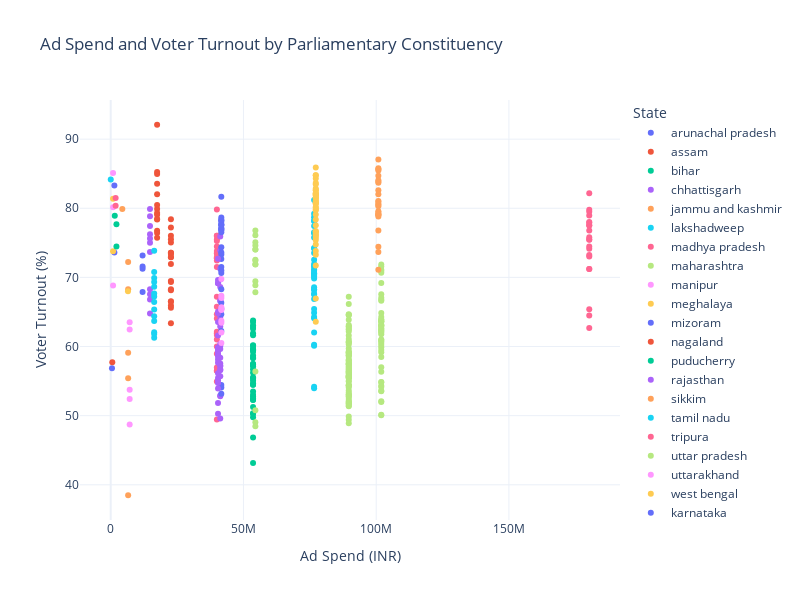

Notebook code for this chart:
### Code cell
fig = px.scatter(merged_constituency_data, x='Amount spent (INR)', y='Polled (%)',
                 color='State',
                 labels={'Amount spent (INR)': 'Ad Spend (INR)', 'Polled (%)': 'Voter Turnout (%)'},
                 title='Ad Spend and Voter Turnout by Parliamentary Constituency')

fig.update_layout(width=800, height=600)

fig.show()

### Figure 1 — Plotly figure (JSON) as saved in the notebook; plotly's stock layout.template omitted (floating-point values rounded to 4 significant figures)
{"data": [{"hovertemplate": "State=arunachal pradesh<br>Ad Spend (INR)=%{x}<br>Voter Turnout (%)=%{y}<extra></extra>", "legendgroup": "arunachal pradesh", "marker": {"color": "#636efa", "symbol": "circle"}, "mode": "markers", "name": "arunachal pradesh", "orientation": "v", "showlegend": true, "type": "scatter", "x": [1385654, 1385654], "xaxis": "x", "y": [83.31, 73.6], "yaxis": "y"}, {"hovertemplate": "State=assam<br>Ad Spend (INR)=%{x}<br>Voter Turnout (%)=%{y}<extra></extra>", "legendgroup": "assam", "marker": {"color": "#EF553B", "symbol": "circle"}, "mode": "markers", "name": "assam", "orientation": "v", "showlegend": true, "type": "scatter", "x": [17478091, 17478091, 17478091, 17478091, 17478091, 17478091, 17478091, 17478091, 17478091, 17478091, 17478091, 17478091, 17478091, 17478091], "xaxis": "x", "y": [76.75, 79.89, 79.33, 76.42, 78.46, 82.01, 75.74, 80.48, 84.97, 79.05, 85.24, 92.08, 78.39, 83.55], "yaxis": "y"}, {"hovertemplate": "State=bihar<br>Ad Spend (INR)=%{x}<br>Voter Turnout (%)=%{y}<extra></extra>", "legendgroup": "bihar", "marker": {"color": "#00cc96", "symbol": "circle"}, "mode": "markers", "name": "bihar", "orientation": "v", "showlegend": true, "type": "scatter", "x": [53619242, 53619242, 53619242, 53619242, 53619242, 53619242, 53619242, 53619242, 53619242, 53619242, 53619242, 53619242, 53619242, 53619242, 53619242, 53619242, 53619242, 53619242, 53619242, 53619242, 53619242, 53619242, 53619242, 53619242, 53619242, 53619242, 53619242, 53619242, 53619242, 53619242, 53619242, 53619242, 53619242, 53619242, 53619242, 53619242, 53619242, 53619242, 53619242, 53619242], "xaxis": "x", "y": [50.35, 52.76, 51.25, 43.17, 54.48, 53.5, 63.76, 62.84, 63.08, 61.93, 54.48, 57.52, 58.29, 63.55, 58.7, 57.37, 55.55, 60.11, 59.59, 58.43, 53.04, 59.47, 56.73, 56.21, 52.32, 52.27, 61.62, 59.68, 57.4, 52.49, 62.59, 60.19, 50.27, 55.39, 55.09, 54.68, 49.78, 59.24, 46.85, 57.16], "yaxis": "y"}, {"hovertemplate": "State=chhattisgarh<br>Ad Spend (INR)=%{x}<br>Voter Turnout (%)=%{y}<extra></extra>", "legendgroup": "chhattisgarh", "marker": {"color": "#ab63fa", "symbol": "circle"}, "mode": "markers", "name": "chhattisgarh", "orientation": "v", "showlegend": true, "type": "scatter", "x": [14803286, 14803286, 14803286, 14803286, 14803286, 14803286, 14803286, 14803286, 14803286, 14803286, 14803286], "xaxis": "x", "y": [68.29, 76.23, 75.02, 77.42, 64.77, 73.68, 67.56, 75.63, 78.85, 66.82, 79.89], "yaxis": "y"}, {"hovertemplate": "State=jammu and kashmir<br>Ad Spend (INR)=%{x}<br>Voter Turnout (%)=%{y}<extra></extra>", "legendgroup": "jammu and kashmir", "marker": {"color": "#FFA15A", "symbol": "circle"}, "mode": "markers", "name": "jammu and kashmir", "orientation": "v", "showlegend": true, "type": "scatter", "x": [6575061, 6575061, 6575061, 6575061, 6575061], "xaxis": "x", "y": [68.27, 72.22, 38.49, 59.1, 55.4], "yaxis": "y"}, {"hovertemplate": "State=lakshadweep<br>Ad Spend (INR)=%{x}<br>Voter Turnout (%)=%{y}<extra></extra>", "legendgroup": "lakshadweep", "marker": {"color": "#19d3f3", "symbol": "circle"}, "mode": "markers", "name": "lakshadweep", "orientation": "v", "showlegend": true, "type": "scatter", "x": [19847], "xaxis": "x", "y": [84.16], "yaxis": "y"}, {"hovertemplate": "State=madhya pradesh<br>Ad Spend (INR)=%{x}<br>Voter Turnout (%)=%{y}<extra></extra>", "legendgroup": "madhya pradesh", "marker": {"color": "#FF6692", "symbol": "circle"}, "mode": "markers", "name": "madhya pradesh", "orientation": "v", "showlegend": true, "type": "scatter", "x": [39992952, 39992952, 39992952, 39992952, 39992952, 39992952, 39992952, 39992952, 39992952, 39992952, 39992952, 39992952, 39992952, 39992952, 39992952, 39992952, 39992952, 39992952, 39992952, 39992952, 39992952, 39992952, 39992952, 39992952, 39992952, 39992952, 39992952, 39992952, 39992952], "xaxis": "x", "y": [73.45, 79.83, 61, 72.84, 64.68, 56.5, 56.48, 67.21, 56.97, 49.43, 61.94, 60, 73.53, 54.93, 64.06, 72.43, 62.13, 58.97, 76.04, 65.75, 74.48, 75.48, 72.76, 61.67, 71.52, 76.03, 75.27, 72.94, 73.82], "yaxis": "y"}, {"hovertemplate": "State=maharashtra<br>Ad Spend (INR)=%{x}<br>Voter Turnout (%)=%{y}<extra></extra>", "legendgroup": "maharashtra", "marker": {"color": "#B6E880", "symbol": "circle"}, "mode": "markers", "name": "maharashtra", "orientation": "v", "showlegend": true, "type": "scatter", "x": [101917091, 101917091, 101917091, 101917091, 101917091, 101917091, 101917091, 101917091, 101917091, 101917091, 101917091, 101917091, 101917091, 101917091, 101917091, 101917091, 101917091, 101917091, 101917091, 101917091, 101917091, 101917091, 101917091, 101917091, 101917091, 101917091, 101917091, 101917091, 101917091, 101917091, 101917091, 101917091, 101917091, 101917091, 101917091, 101917091, 101917091, 101917091, 101917091, 101917091, 101917091, 101917091, 101917091, 101917091, 101917091, 101917091, 101917091, 101917091], "xaxis": "x", "y": [67.04, 67.55, 71.88, 54.32, 61.01, 61.79, 63.67, 62.03, 63.54, 60.94, 62.26, 64.85, 62.87, 59.5, 71.11, 71.59, 62.59, 63.65, 63.88, 60.51, 62.52, 62.27, 63.16, 59.19, 66.61, 63.03, 70.92, 58.47, 69.18, 54.87, 70.68, 53.54, 64.28, 63.03, 54.16, 59.89, 60.21, 66.75, 50.12, 57.02, 51.98, 56.37, 54.84, 50.06, 53.6, 60.75, 63.91, 52.09], "yaxis": "y"}, {"hovertemplate": "State=manipur<br>Ad Spend (INR)=%{x}<br>Voter Turnout (%)=%{y}<extra></extra>", "legendgroup": "manipur", "marker": {"color": "#FF97FF", "symbol": "circle"}, "mode": "markers", "name": "manipur", "orientation": "v", "showlegend": true, "type": "scatter", "x": [889062, 889062, 889062], "xaxis": "x", "y": [80.15, 68.83, 85.11], "yaxis": "y"}, {"hovertemplate": "State=meghalaya<br>Ad Spend (INR)=%{x}<br>Voter Turnout (%)=%{y}<extra></extra>", "legendgroup": "meghalaya", "marker": {"color": "#FECB52", "symbol": "circle"}, "mode": "markers", "name": "meghalaya", "orientation": "v", "showlegend": true, "type": "scatter", "x": [884220, 884220], "xaxis": "x", "y": [73.78, 81.37], "yaxis": "y"}, {"hovertemplate": "State=mizoram<br>Ad Spend (INR)=%{x}<br>Voter Turnout (%)=%{y}<extra></extra>", "legendgroup": "mizoram", "marker": {"color": "#636efa", "symbol": "circle"}, "mode": "markers", "name": "mizoram", "orientation": "v", "showlegend": true, "type": "scatter", "x": [481052], "xaxis": "x", "y": [56.87], "yaxis": "y"}, {"hovertemplate": "State=nagaland<br>Ad Spend (INR)=%{x}<br>Voter Turnout (%)=%{y}<extra></extra>", "legendgroup": "nagaland", "marker": {"color": "#EF553B", "symbol": "circle"}, "mode": "markers", "name": "nagaland", "orientation": "v", "showlegend": true, "type": "scatter", "x": [599170], "xaxis": "x", "y": [57.72], "yaxis": "y"}, {"hovertemplate": "State=puducherry<br>Ad Spend (INR)=%{x}<br>Voter Turnout (%)=%{y}<extra></extra>", "legendgroup": "puducherry", "marker": {"color": "#00cc96", "symbol": "circle"}, "mode": "markers", "name": "puducherry", "orientation": "v", "showlegend": true, "type": "scatter", "x": [1535672], "xaxis": "x", "y": [78.9], "yaxis": "y"}, {"hovertemplate": "State=rajasthan<br>Ad Spend (INR)=%{x}<br>Voter Turnout (%)=%{y}<extra></extra>", "legendgroup": "rajasthan", "marker": {"color": "#ab63fa", "symbol": "circle"}, "mode": "markers", "name": "rajasthan", "orientation": "v", "showlegend": true, "type": "scatter", "x": [41268323, 41268323, 41268323, 41268323, 41268323, 41268323, 41268323, 41268323, 41268323, 41268323, 41268323, 41268323, 41268323, 41268323, 41268323, 41268323, 41268323, 41268323, 41268323, 41268323, 41268323, 41268323, 41268323, 41268323, 41268323], "xaxis": "x", "y": [60.07, 52.8, 54.11, 63.61, 55.72, 66.59, 63.38, 56.7, 52.93, 49.59, 57.23, 57.53, 59.66, 73.88, 75.93, 60.37, 68.61, 62.89, 69.71, 64.27, 71.26, 57.19, 58.39, 56.58, 66.66], "yaxis": "y"}, {"hovertemplate": "State=sikkim<br>Ad Spend (INR)=%{x}<br>Voter Turnout (%)=%{y}<extra></extra>", "legendgroup": "sikkim", "marker": {"color": "#FFA15A", "symbol": "circle"}, "mode": "markers", "name": "sikkim", "orientation": "v", "showlegend": true, "type": "scatter", "x": [4379297], "xaxis": "x", "y": [79.88], "yaxis": "y"}, {"hovertemplate": "State=tamil nadu<br>Ad Spend (INR)=%{x}<br>Voter Turnout (%)=%{y}<extra></extra>", "legendgroup": "tamil nadu", "marker": {"color": "#19d3f3", "symbol": "circle"}, "mode": "markers", "name": "tamil nadu", "orientation": "v", "showlegend": true, "type": "scatter", "x": [76622608, 76622608, 76622608, 76622608, 76622608, 76622608, 76622608, 76622608, 76622608, 76622608, 76622608, 76622608, 76622608, 76622608, 76622608, 76622608, 76622608, 76622608, 76622608, 76622608, 76622608, 76622608, 76622608, 76622608, 76622608, 76622608, 76622608, 76622608, 76622608, 76622608, 76622608, 76622608, 76622608, 76622608, 76622608, 76622608, 76622608, 76622608, 76622608], "xaxis": "x", "y": [74.19, 75.76, 53.96, 60.11, 54.17, 76.37, 64.89, 72.57, 81.2, 71.14, 70.59, 79.21, 71.68, 65.44, 78.7, 71.5, 62.04, 70.09, 71.94, 78.21, 70.95, 77.43, 70.41, 68.19, 78.16, 64.26, 60.25, 67.65, 68.27, 69.84, 66.88, 67.51, 64.1, 70.62, 68.59, 74.24, 73.53, 76.52, 70.22], "yaxis": "y"}, {"hovertemplate": "State=tripura<br>Ad Spend (INR)=%{x}<br>Voter Turnout (%)=%{y}<extra></extra>", "legendgroup": "tripura", "marker": {"color": "#FF6692", "symbol": "circle"}, "mode": "markers", "name": "tripura", "orientation": "v", "showlegend": true, "type": "scatter", "x": [1857459, 1857459], "xaxis": "x", "y": [81.48, 80.36], "yaxis": "y"}, {"hovertemplate": "State=uttar pradesh<br>Ad Spend (INR)=%{x}<br>Voter Turnout (%)=%{y}<extra></extra>", "legendgroup": "uttar pradesh", "marker": {"color": "#B6E880", "symbol": "circle"}, "mode": "markers", "name": "uttar pradesh", "orientation": "v", "showlegend": true, "type": "scatter", "x": [89668131, 89668131, 89668131, 89668131, 89668131, 89668131, 89668131, 89668131, 89668131, 89668131, 89668131, 89668131, 89668131, 89668131, 89668131, 89668131, 89668131, 89668131, 89668131, 89668131, 89668131, 89668131, 89668131, 89668131, 89668131, 89668131, 89668131, 89668131, 89668131, 89668131, 89668131, 89668131, 89668131, 89668131, 89668131, 89668131, 89668131, 89668131, 89668131, 89668131, 89668131, 89668131, 89668131, 89668131, 89668131, 89668131, 89668131, 89668131, 89668131, 89668131, 89668131, 89668131, 89668131, 89668131, 89668131, 89668131, 89668131, 89668131, 89668131, 89668131, 89668131, 89668131, 89668131, 89668131, 89668131, 89668131, 89668131, 89668131, 89668131, 89668131, 89668131, 89668131, 89668131, 89668131, 89668131, 89668131, 89668131, 89668131, 89668131, 89668131], "xaxis": "x", "y": [58.73, 62.46, 62.18, 59.13, 60.75, 63.11, 55.85, 66.14, 56.93, 64.58, 56.16, 56.42, 53.63, 49.88, 49.41, 58.94, 54.08, 57.44, 54.35, 58.03, 59.31, 57.19, 58.53, 55.71, 58.73, 62.91, 57.78, 57.42, 64.54, 56.36, 59.08, 57.52, 61.08, 53.05, 64.68, 55.89, 53.36, 62.54, 55.46, 54.34, 59.7, 67.2, 59.14, 57.09, 51.62, 60.6, 56.18, 63.86, 55.68, 52.8, 52.28, 62.88, 58.12, 51.82, 61.58, 56.16, 56.67, 53.07, 51.97, 55.59, 54.38, 54.49, 48.91, 51.45, 52.57, 52.83, 55.63, 52.05, 51.79, 60.58, 55.51, 55.45, 55.05, 54.93, 57.57, 60.31, 57.92, 56.78, 51.38, 56.49], "yaxis": "y"}, {"hovertemplate": "State=uttarakhand<br>Ad Spend (INR)=%{x}<br>Voter Turnout (%)=%{y}<extra></extra>", "legendgroup": "uttarakhand", "marker": {"color": "#FF97FF", "symbol": "circle"}, "mode": "markers", "name": "uttarakhand", "orientation": "v", "showlegend": true, "type": "scatter", "x": [7140897, 7140897, 7140897, 7140897, 7140897], "xaxis": "x", "y": [48.74, 52.42, 63.53, 62.47, 53.76], "yaxis": "y"}, {"hovertemplate": "State=west bengal<br>Ad Spend (INR)=%{x}<br>Voter Turnout (%)=%{y}<extra></extra>", "legendgroup": "west bengal", "marker": {"color": "#FECB52", "symbol": "circle"}, "mode": "markers", "name": "west bengal", "orientation": "v", "showlegend": true, "type": "scatter", "x": [77244996, 77244996, 77244996, 77244996, 77244996, 77244996, 77244996, 77244996, 77244996, 77244996, 77244996, 77244996, 77244996, 77244996, 77244996, 77244996, 77244996, 77244996, 77244996, 77244996, 77244996, 77244996, 77244996, 77244996, 77244996, 77244996, 77244996, 77244996, 77244996, 77244996, 77244996, 77244996, 77244996, 77244996, 77244996, 77244996, 77244996, 77244996, 77244996, 77244996, 77244996, 77244996], "xaxis": "x", "y": [79.76, 82.16, 83.66, 79.09, 74.76, 76.18, 75.72, 76.69, 76.03, 81.52, 73.27, 77.54, 82.85, 80.72, 81.91, 82.66, 80.65, 81.87, 82.62, 81.04, 75.41, 81.38, 71.73, 76.44, 79.78, 80.75, 85.91, 82.17, 83.47, 84.77, 81.56, 78.39, 84.79, 80.17, 84.31, 81.04, 73.81, 76.68, 80.08, 66.95, 63.59, 82.02], "yaxis": "y"}, {"hovertemplate": "State=karnataka<br>Ad Spend (INR)=%{x}<br>Voter Turnout (%)=%{y}<extra></extra>", "legendgroup": "karnataka", "marker": {"color": "#636efa", "symbol": "circle"}, "mode": "markers", "name": "karnataka", "orientation": "v", "showlegend": true, "type": "scatter", "x": [41659397, 41659397, 41659397, 41659397, 41659397, 41659397, 41659397, 41659397, 41659397, 41659397, 41659397, 41659397, 41659397, 41659397, 41659397, 41659397, 41659397, 41659397, 41659397, 41659397, 41659397, 41659397, 41659397, 41659397, 41659397, 41659397, 41659397, 41659397], "xaxis": "x", "y": [54.06, 54.45, 68.3, 53.17, 76.82, 77, 73.3, 77.56, 77.68, 78.27, 81.67, 70.62, 78.05, 77.15, 72.66, 71.49, 73.59, 65.47, 66.32, 78.66, 76.99, 74.37, 62.25, 77.6, 70.99, 64.66, 78.33, 76.53], "yaxis": "y"}, {"hovertemplate": "State=kerala<br>Ad Spend (INR)=%{x}<br>Voter Turnout (%)=%{y}<extra></extra>", "legendgroup": "kerala", "marker": {"color": "#EF553B", "symbol": "circle"}, "mode": "markers", "name": "kerala", "orientation": "v", "showlegend": true, "type": "scatter", "x": [22681201, 22681201, 22681201, 22681201, 22681201, 22681201, 22681201, 22681201, 22681201, 22681201, 22681201, 22681201, 22681201, 22681201, 22681201, 22681201, 22681201, 22681201, 22681201, 22681201], "xaxis": "x", "y": [75.05, 73.42, 69.48, 71.94, 68.29, 66.55, 77.21, 76.04, 68.15, 65.61, 75.52, 72.95, 65.95, 73.57, 63.37, 69.34, 66.47, 72.9, 78.41, 73.57], "yaxis": "y"}, {"hovertemplate": "State=goa<br>Ad Spend (INR)=%{x}<br>Voter Turnout (%)=%{y}<extra></extra>", "legendgroup": "goa", "marker": {"color": "#00cc96", "symbol": "circle"}, "mode": "markers", "name": "goa", "orientation": "v", "showlegend": true, "type": "scatter", "x": [2164209, 2164209], "xaxis": "x", "y": [77.69, 74.47], "yaxis": "y"}, {"hovertemplate": "State=gujarat<br>Ad Spend (INR)=%{x}<br>Voter Turnout (%)=%{y}<extra></extra>", "legendgroup": "gujarat", "marker": {"color": "#ab63fa", "symbol": "circle"}, "mode": "markers", "name": "gujarat", "orientation": "v", "showlegend": true, "type": "scatter", "x": [40425399, 40425399, 40425399, 40425399, 40425399, 40425399, 40425399, 40425399, 40425399, 40425399, 40425399, 40425399, 40425399, 40425399, 40425399, 40425399, 40425399, 40425399, 40425399, 40425399, 40425399, 40425399, 40425399, 40425399, 40425399], "xaxis": "x", "y": [54.72, 55.45, 50.29, 65.04, 69.62, 64.81, 69.16, 53.92, 69.15, 59.31, 59.8, 57.67, 58.91, 56.14, 58.12, 59.86, 59.66, 58.85, 58.56, 51.83, 59.69, 63.56, 55.09, 61.59, 72.71], "yaxis": "y"}, {"hovertemplate": "State=andhra pradesh<br>Ad Spend (INR)=%{x}<br>Voter Turnout (%)=%{y}<extra></extra>", "legendgroup": "andhra pradesh", "marker": {"color": "#FFA15A", "symbol": "circle"}, "mode": "markers", "name": "andhra pradesh", "orientation": "v", "showlegend": true, "type": "scatter", "x": [100819732, 100819732, 100819732, 100819732, 100819732, 100819732, 100819732, 100819732, 100819732, 100819732, 100819732, 100819732, 100819732, 100819732, 100819732, 100819732, 100819732, 100819732, 100819732, 100819732, 100819732, 100819732, 100819732, 100819732, 100819732], "xaxis": "x", "y": [83.85, 82.03, 80.51, 73.68, 85.48, 85.77, 83.68, 78.81, 84.7, 79.57, 80.3, 76.8, 84.05, 80.61, 82.59, 85.65, 79.05, 87.06, 80.93, 79.09, 74.43, 79.1, 79.37, 71.11, 81.05], "yaxis": "y"}, {"hovertemplate": "State=jharkhand<br>Ad Spend (INR)=%{x}<br>Voter Turnout (%)=%{y}<extra></extra>", "legendgroup": "jharkhand", "marker": {"color": "#19d3f3", "symbol": "circle"}, "mode": "markers", "name": "jharkhand", "orientation": "v", "showlegend": true, "type": "scatter", "x": [16380139, 16380139, 16380139, 16380139, 16380139, 16380139, 16380139, 16380139, 16380139, 16380139, 16380139, 16380139, 16380139, 16380139], "xaxis": "x", "y": [69.93, 66.45, 61.27, 69.32, 63.69, 64.39, 61.81, 62.06, 67.23, 67.68, 65.36, 73.87, 68.63, 70.78], "yaxis": "y"}, {"hovertemplate": "State=odisha<br>Ad Spend (INR)=%{x}<br>Voter Turnout (%)=%{y}<extra></extra>", "legendgroup": "odisha", "marker": {"color": "#FF6692", "symbol": "circle"}, "mode": "markers", "name": "odisha", "orientation": "v", "showlegend": true, "type": "scatter", "x": [180252277, 180252277, 180252277, 180252277, 180252277, 180252277, 180252277, 180252277, 180252277, 180252277, 180252277, 180252277, 180252277, 180252277, 180252277, 180252277, 180252277, 180252277, 180252277, 180252277, 180252277], "xaxis": "x", "y": [65.41, 77.9, 77.53, 82.16, 62.67, 79.78, 77.52, 74.16, 73.02, 64.49, 71.2, 78.01, 78.97, 75.43, 79.5, 76.77, 73.23, 75.48, 74.47, 71.22, 75.79], "yaxis": "y"}, {"hovertemplate": "State=telangana<br>Ad Spend (INR)=%{x}<br>Voter Turnout (%)=%{y}<extra></extra>", "legendgroup": "telangana", "marker": {"color": "#B6E880", "symbol": "circle"}, "mode": "markers", "name": "telangana", "orientation": "v", "showlegend": true, "type": "scatter", "x": [54496166, 54496166, 54496166, 54496166, 54496166, 54496166, 54496166, 54496166, 54496166, 54496166, 54496166, 54496166, 54496166, 54496166, 54496166, 54496166, 54496166], "xaxis": "x", "y": [74.03, 76.78, 56.4, 48.48, 72.54, 76.09, 71.85, 72.43, 50.78, 75.09, 69.46, 74.02, 71.92, 67.87, 49.04, 68.86, 74.63], "yaxis": "y"}, {"hovertemplate": "State=haryana<br>Ad Spend (INR)=%{x}<br>Voter Turnout (%)=%{y}<extra></extra>", "legendgroup": "haryana", "marker": {"color": "#FF97FF", "symbol": "circle"}, "mode": "markers", "name": "haryana", "orientation": "v", "showlegend": true, "type": "scatter", "x": [41683411, 41683411, 41683411, 41683411, 41683411, 41683411, 41683411, 41683411, 41683411, 41683411], "xaxis": "x", "y": [67.34, 65.39, 60.52, 62.03, 65.27, 63.74, 67.01, 65.68, 69.77, 63.44], "yaxis": "y"}, {"hovertemplate": "State=chandigarh<br>Ad Spend (INR)=%{x}<br>Voter Turnout (%)=%{y}<extra></extra>", "legendgroup": "chandigarh", "marker": {"color": "#FECB52", "symbol": "circle"}, "mode": "markers", "name": "chandigarh", "orientation": "v", "showlegend": true, "type": "scatter", "x": [6507258], "xaxis": "x", "y": [67.98], "yaxis": "y"}, {"hovertemplate": "State=himachal pradesh<br>Ad Spend (INR)=%{x}<br>Voter Turnout (%)=%{y}<extra></extra>", "legendgroup": "himachal pradesh", "marker": {"color": "#636efa", "symbol": "circle"}, "mode": "markers", "name": "himachal pradesh", "orientation": "v", "showlegend": true, "type": "scatter", "x": [12011616, 12011616, 12011616, 12011616], "xaxis": "x", "y": [71.56, 67.89, 73.15, 71.26], "yaxis": "y"}], "layout": {"height": 600, "legend": {"title": {"text": "State"}, "tracegroupgap": 0}, "title": {"text": "Ad Spend and Voter Turnout by Parliamentary Constituency"}, "width": 800, "xaxis": {"anchor": "y", "domain": [0, 1], "title": {"text": "Ad Spend (INR)"}}, "yaxis": {"anchor": "x", "domain": [0, 1], "title": {"text": "Voter Turnout (%)"}}}}
